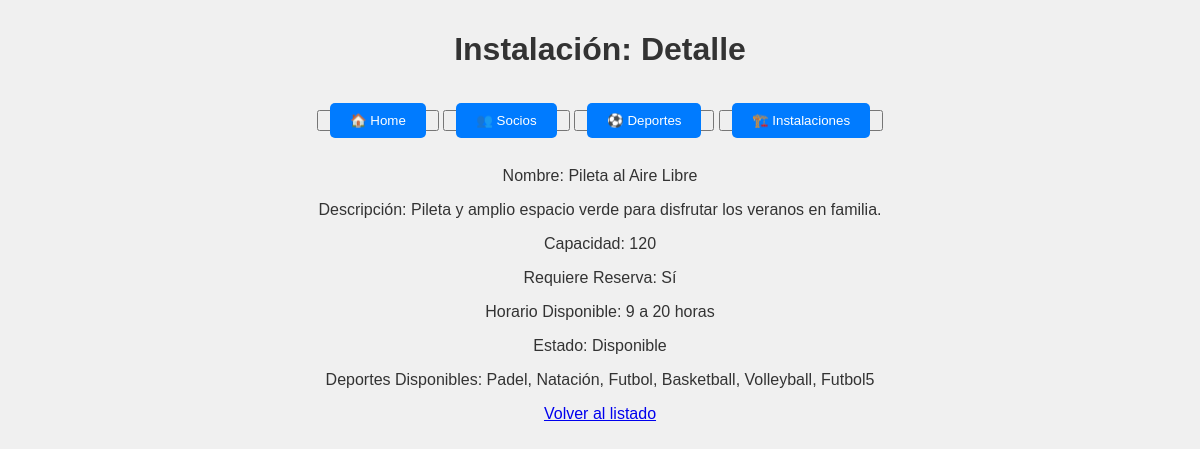
Page /instalaciones/2/ on the committed database.
### club/models.py (models this page shows, shortened)
class Instalacion(models.Model):
    nombre = models.CharField(max_length=100)
    descripcion = models.TextField(blank=True, null=True)
    capacidad = models.IntegerField()
    necesita_reserva = models.BooleanField(default=False)
    horario_disponible = models.CharField(max_length=100, blank=True, null=True)
    disponible = models.BooleanField(default=True)

class Deporte(models.Model):
    instalaciones = models.ManyToManyField('Instalacion', related_name='deportes')
    nombre = models.CharField(max_length=100, unique=True)
    descripcion = models.TextField(blank=True, null=True)
    cuota_mensual = models.DecimalField(max_digits=8, decimal_places=2, help_text="Cuota mensual para participar en este deporte.")
    disponible = models.BooleanField(default=True)

### club/views.py (the view)
# urls.py: path('instalaciones/<int:pk>/', InstalacionDetailView.as_view(), name='instalaciones_detail'),
class InstalacionDetailView(DetailView):
    model = Instalacion
    template_name = 'club/instalaciones_detail.html'

### templates/club/instalaciones_detail.html
{% extends 'club/base.html' %}
{% block titulo %}
    Instalación: Detalle
{% endblock titulo %}
{% block main %}
    <p>Nombre: {{ object.nombre }}</p>
    <p>Descripción: {{ object.descripcion }}</p>
    <p>Capacidad: {{ object.capacidad }}</p>
    <p>Requiere Reserva: {{ object.necesita_reserva|yesno:"Sí,No" }}</p>
    <p>Horario Disponible: {{ object.horario_disponible }}</p>
    <p>Estado: {{ object.disponible|yesno:"Disponible,No Disponible" }}</p>
    <p>Deportes Disponibles: {% for deporte in object.deportes.all %} {{ deporte.nombre }}{% if not forloop.last %}, {% endif %}{% empty %} Ningún deporte asociado {% endfor %}</p>
    <a href="{% url 'instalaciones_list' %}">Volver al listado</a>
{% endblock %}

### templates/club/base.html (style rules this page uses)
body { font-family: 'Arial', sans-serif; margin: 0; padding: 0; background: #f0f0f0; color: #333; }

### rows in the picture
Instalacion: nombre "Pileta al Aire Libre", descripcion "Pileta y amplio espacio verde para disfrutar los veranos en familia.", capacidad "120", necesita_reserva "Sí", horario_disponible "9 a 20 horas", disponible "Disponible"
Deporte: nombre "Padel"
Deporte: nombre "Natación"
Deporte: nombre "Futbol"
Deporte: nombre "Basketball"
Deporte: nombre "Volleyball"
Deporte: nombre "Futbol5"
